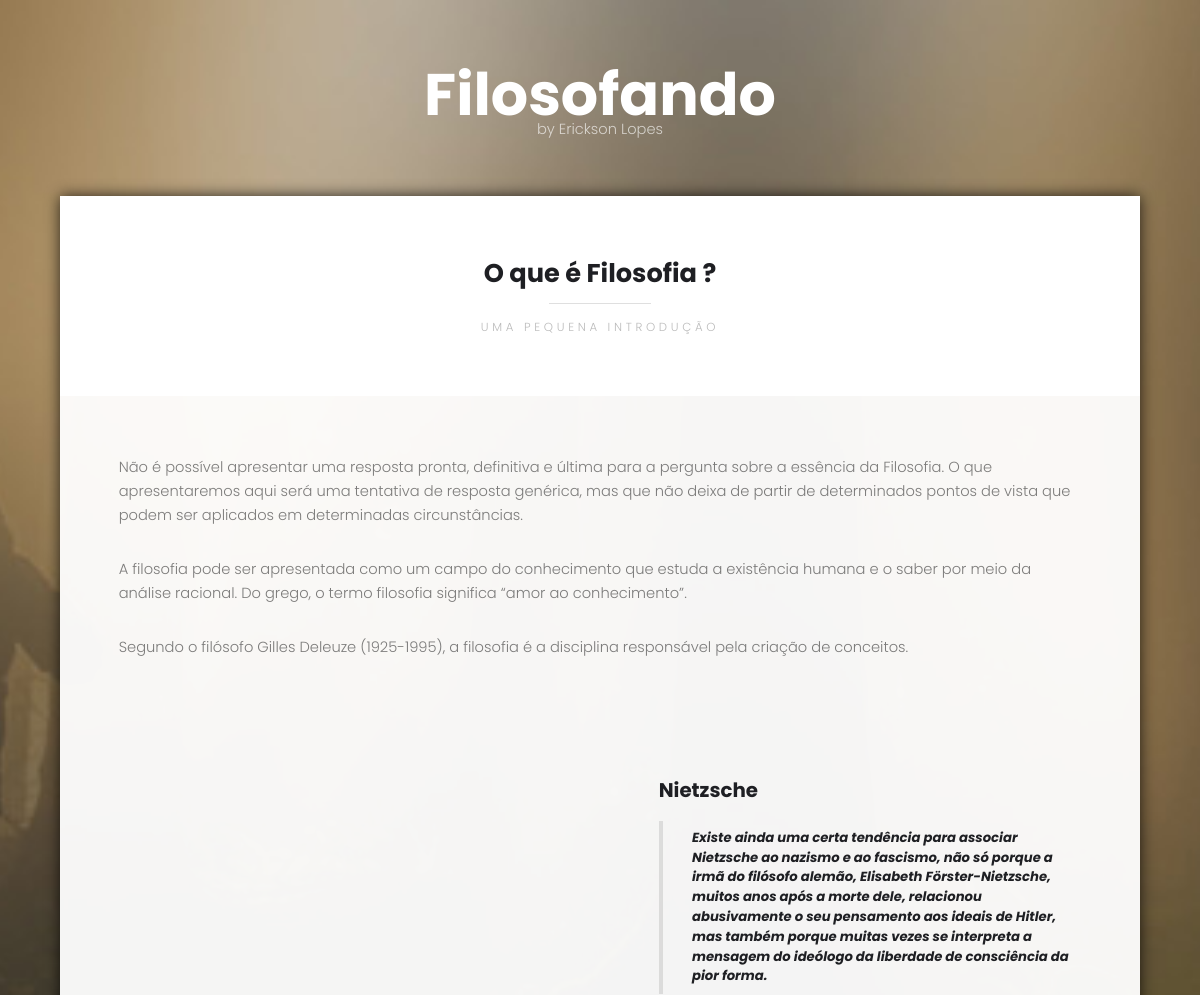
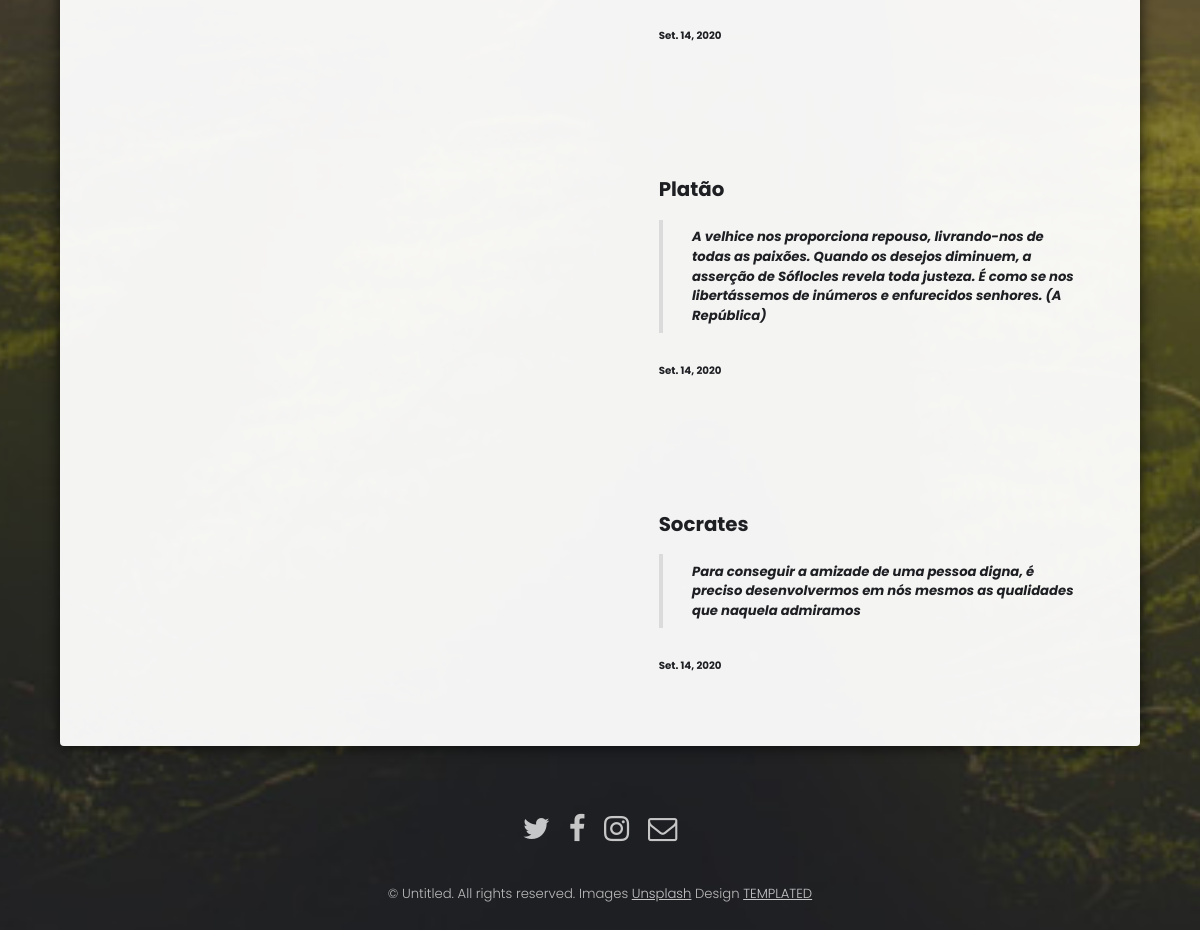
The page / on the database its author committed (2 pictures, top to bottom).
### core/models.py (models this page shows, shortened)
class Base(models.Model):
    created_at = models.DateField('Criação', auto_now_add=True)
    modified_at = models.DateField('Modificado', auto_now=True)
    activated = models.BooleanField('Ativado?', default=True)
    class Meta:
        abstract = True

class PhrasesModel(Base):
    name = models.CharField('Nome', max_length=100)
    phrase = models.TextField('Frase')
    imagem = StdImageField('Imagem',
                           upload_to=get_file_path,
                           variations={'thumb': {'width': 400, 'height': 400, 'crop': True}})
    class Meta:
        verbose_name = 'Phrase'
        verbose_name_plural = 'Phrases'

### core/views.py (the view)
# urls.py: path('', HomeView.as_view(), name='home'),
class HomeView(ListView):
    template_name = 'index.html'
    model = PhrasesModel
    context_object_name = 'phrases'

### core/templates/index.html (shortened to what this page needs)
{% load static %}
<!DOCTYPE HTML>
<html>
	<head>
		<link rel="stylesheet" href="{% static 'css/main.css' %}" />
	</head>
	<body>
			<header id="header">
				<div class="logo"><a href="https://www.linkedin.com/in/ericksonlopesdev/" target="_blank">Filosofando <span>by Erickson Lopes</span></a></div>
			</header>
			<section id="main">
				<div class="inner">
					<section id="one" class="wrapper style1">
						<header class="special">
							<h2>O que é Filosofia ?</h2>
							<p>Uma pequena introdução</p>
						</header>
						<div class="content">
							<p>Não é possível apresentar uma resposta pronta, definitiva e última para a pergunta sobre a essência da Filosofia. O que apresentaremos aqui será uma tentativa de resposta genérica, mas que não deixa de partir de determinados pontos de vista que podem ser aplicados em determinadas circunstâncias.</p>
							<p>A filosofia pode ser apresentada como um campo do conhecimento que estuda a existência humana e o saber por meio da análise racional. Do grego, o termo filosofia significa “amor ao conhecimento”.</p>
							<p>Segundo o filósofo Gilles Deleuze (1925-1995), a filosofia é a disciplina responsável pela criação de conceitos.</p>
						</div>
					</section>
					{% include 'phrases.html' %}
				</div>
			</section>
			{% include 'footer.html' %}
	</body>
</html>

### core/templates/phrases.html (shortened to what this page needs)
{% load static %}
<section id="three" class="wrapper">
    {% for item in phrases %}
        <div class="spotlight">
            <div class="inner">
                <h3>{{ item.name }}</h3>
                <h5><blockquote>{{ item.phrase }}</blockquote></h5>
                <h6>{{ item.created_at }}</h6>
            </div>
        </div>
    {% endfor %}
</section>

### core/templates/footer.html
<footer id="footer">
    <div class="container">
        <ul class="icons">
            <li><a href="#" class="icon fa-twitter"><span class="label">Twitter</span></a></li>
            <li><a href="#" class="icon fa-facebook"><span class="label">Facebook</span></a></li>
            <li><a href="#" class="icon fa-instagram"><span class="label">Instagram</span></a></li>
            <li><a href="#" class="icon fa-envelope-o"><span class="label">Email</span></a></li>
        </ul>
    </div>
    <div class="copyright">
        &copy; Untitled. All rights reserved. Images <a href="https://unsplash.com">Unsplash</a> Design <a href="https://templated.co">TEMPLATED</a>
    </div>
</footer>

### rows shown on the page
PhrasesModel: name "Nietzsche", phrase "Existe ainda uma certa tendência para associar Nietzsche ao nazismo e ao fascismo, não só porque a irmã do filósofo alemão, Elisabeth Förster-Nietzsche, muitos anos após a morte dele, relacionou abusivamente o seu pensamento aos ideais de Hitler, mas também porque muitas vezes se interpreta a mensagem do ideólogo da liberdade de consciência da pior forma.", created_at "Set. 14, 2020"
PhrasesModel: name "Platão", phrase "A velhice nos proporciona repouso, livrando-nos de todas as paixões. Quando os desejos diminuem, a asserção de Sóflocles revela toda justeza. É como se nos libertássemos de inúmeros e enfurecidos senhores. (A República)", created_at "Set. 14, 2020"
PhrasesModel: name "Socrates", phrase "Para conseguir a amizade de uma pessoa digna, é preciso desenvolvermos em nós mesmos as qualidades que naquela admiramos", created_at "Set. 14, 2020"
